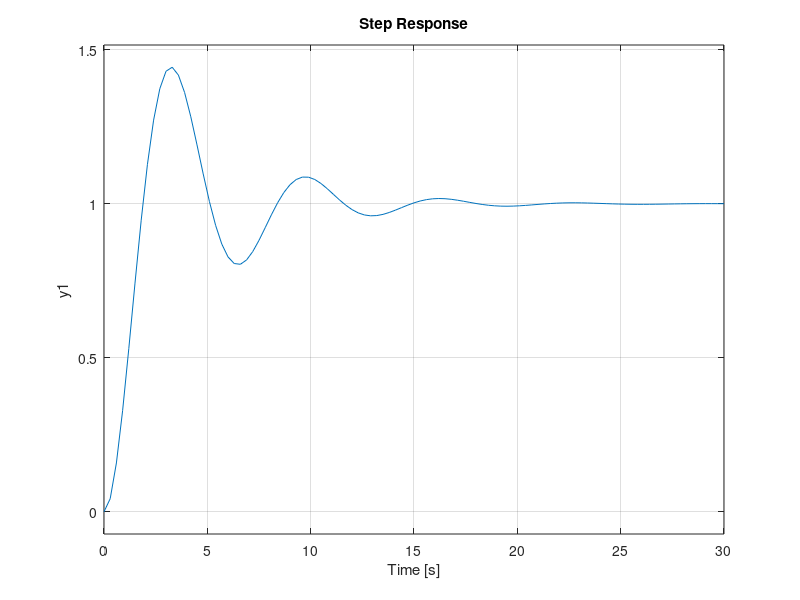

Recreate this plot in MATLAB. (Note: this script raises an error after producing the figure.)
%%%%%%%%%%%%%%%%%%%
%%%   SYSTEMS   %%%
%%%%%%%%%%%%%%%%%%%
clc; clear; close all;

%% systems definition
G1 = tf(1,[1 2 1]);
G2 = tf(1,[1 1 1]);
G3 = tf(1,[1 0.5 1]);

figure(1);
    step(G1);
    hold on;
    step(G2);
    step(G3);
    grid on;
legend('G_1','G_2','G_3',4);
FigChar(figure(1),'t [s]','y [-]',12,'',14,3);
print(1, '-depsc2', '../Figures/Steps');